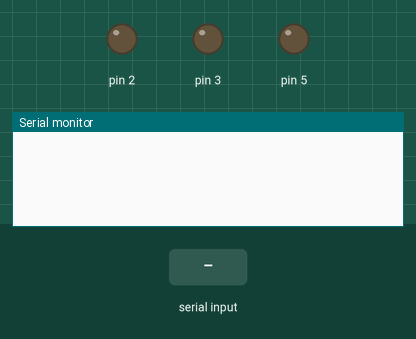
Bench run of a sketch on a simulated Arduino Uno, built with avr-gcc and run on an emulated ATmega328P. On the bench: output pins drawn as LEDs (lit = HIGH), the last lines printed to the serial monitor. The test bench sets the inputs (shaded band).

Above: at 1.2 s.
1.3 s: "togdisp:1\n" received over Serial
At 2.0 s:
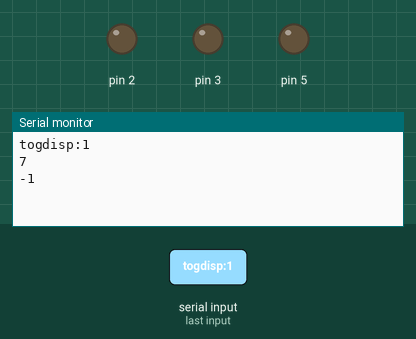
2.8 s: "togmach:1\n" received over Serial
At 3.2 s:
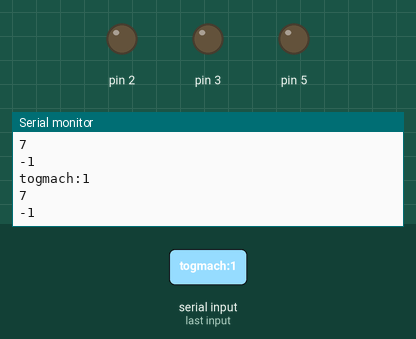
4.3 s: "togpb:1\n" received over Serial
At 5.3 s:
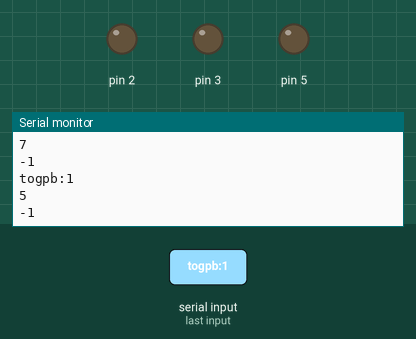
Timing chart, 0 to 7.3 s (numbered marks = the images above; inputs shaded):
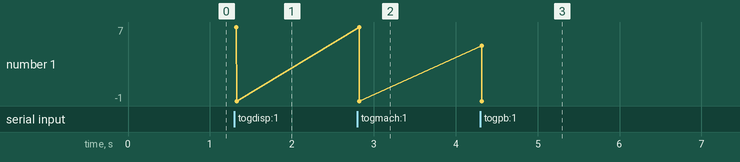

The sketch:

arduino_receive.ino
```cpp
void setup() {
  Serial.begin(9600);
  Serial.setTimeout(15);
  pinMode(2, OUTPUT);
  pinMode(3, OUTPUT);
  pinMode(5, OUTPUT);
}

void loop() {
  if (Serial.available()) {
    String data = Serial.readStringUntil('\n');
    parseDictionary(data);
  }
}

void parseDictionary(String data) {
  Serial.println(data);
  int startPos = 0;
  while (startPos < data.length()) {
    // Serial.println(startPos);
    // Serial.println(data.length());
    int colonPos = data.indexOf(':', startPos);
    Serial.println(colonPos);
    if (colonPos == -1) {
      break;
    }
    String key = data.substring(startPos, colonPos);
    int commaPos = data.indexOf(',', colonPos);
    Serial.println(commaPos);
    if (commaPos == -1) {
      break;
    }
    String valueStr = data.substring(colonPos + 1, commaPos);
    int value = valueStr.toInt(); // Convert value string to integer
    Serial.println(key);
    Serial.println(value);


    // Check for specific key-value combinations and illuminate the LED accordingly
    if (key == "togdisp" && value == 1) {
      digitalWrite(5, HIGH); // Turn on LED
    }
    else if (key == "togdisp" && value == 0) {
      digitalWrite(5, LOW);
    }

    if (key == "togmach" && value == 1) {
      digitalWrite(2, HIGH); // Turn on LED
    }
    else if (key == "togmach" && value == 0){
      digitalWrite(2, LOW);
    }

    if (key == "togpb" && value == 1) {
      digitalWrite(3, HIGH); // Turn on LED
    }
    else if (key == "togpb" && value == 0){
      digitalWrite(3, LOW);
    }

    // Add more conditions for other key-value combinations as needed

    startPos = commaPos + 1;
    Serial.println(startPos);
    Serial.println(data.length());
    // startPos < data.length()
  }
}
```

Measured:
- after the input at 1.3 s, the serial monitor: prints a new line at once (image 1)
- after the input at 2.8 s, the serial monitor: prints a new line at once (image 2)
- after the input at 4.3 s, the serial monitor: prints a new line at once (image 3)
